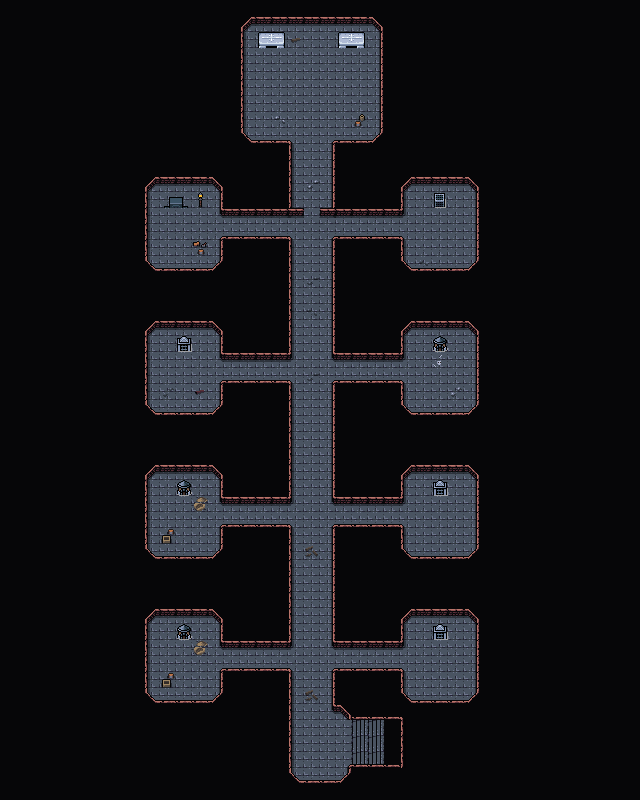

This game map was drawn from its Tiled (.tmx) file and the tilesets committed beside it. A one-line description and the trimmed map source follow:
An orthogonal 40x50 tile map with 16x16 px tiles, 3 tile layers (Background, Walls, Clutter), 2 tilesets and 33 objects (8x dialog).

<map version="1.10" tiledversion="1.10.1" orientation="orthogonal" renderorder="right-down" width="40" height="50" tilewidth="16" tileheight="16" infinite="0" nextlayerid="7" nextobjectid="82">
 <editorsettings>
  <export target="wastetown..tmx" format="tmx" />
 </editorsettings>
 <tileset firstgid="1" source="../../../../common/maps/tileset/main.tsx" />
 <tileset firstgid="10113" source="../../../../common/maps/tileset/buildings.tsx" />
 <layer id="1" name="Background" width="40" height="50">
  <data>[2000 cells, 1762 non-empty, 3 distinct tile ids]</data>
 </layer>
 <layer id="2" name="Walls" width="40" height="50">
  <data>[2000 cells, 1859 non-empty, 17 distinct tile ids]</data>
 </layer>
 <layer id="3" name="Clutter" width="40" height="50">
  <properties>
   <property name="spriteLayer" type="bool" value="true" />
  </properties>
  <data>[2000 cells, 54 non-empty, 30 distinct tile ids]</data>
 </layer>
 <objectgroup id="4" name="Objects">
  <object id="38" template="../../../../common/maps/obj/entry_up.tx" x="351.97" y="765.697" width="47.6667" height="46.6667">
   <properties>
    <property name="direction" value="right" />
    <property name="teleport" value="../RioEdited/maps/map/graveyard_crypt/graveyard_5.tmx" />
   </properties>
  </object>
  <object id="47" template="../../../../common/maps/obj/gold.tx" x="149.333" y="224.667" />
  <object id="48" template="../../obj/treasure.tx" x="457" y="234" />
  <object id="49" template="../../../../common/maps/obj/gold.tx" x="458.5" y="521" />
  <object id="50" template="../../../../common/maps/obj/enemy.tx" x="207.069" y="231.808">
   <properties>
    <property name="enemy" value="Master Black Wizard" />
    <property name="threatRange" type="int" value="40" />
   </properties>
  </object>
  <object id="51" template="../../../../common/maps/obj/enemy.tx" x="406.833" y="232.834">
   <properties>
    <property name="enemy" value="Geist" />
    <property name="threatRange" type="int" value="40" />
   </properties>
  </object>
  <object id="52" template="../../../../common/maps/obj/enemy.tx" x="404.667" y="520.667">
   <properties>
    <property name="enemy" value="Ghost" />
    <property name="threatRange" type="int" value="40" />
   </properties>
  </object>
  <object id="53" template="../../../../common/maps/obj/enemy.tx" x="306.083" y="85.9167">
   <properties>
    <property name="enemy" value="Ancient Vampire" />
    <property name="threatRange" type="int" value="30" />
   </properties>
  </object>
  <object id="54" template="../../../../common/maps/obj/enemy.tx" x="401.666" y="379.333">
   <properties>
    <property name="enemy" value="Ghoul" />
    <property name="threatRange" type="int" value="40" />
   </properties>
  </object>
  <object id="55" template="../../../../common/maps/obj/enemy.tx" x="210.667" y="378">
   <properties>
    <property name="enemy" value="Vampire" />
    <property name="threatRange" type="int" value="40" />
   </properties>
  </object>
  <object id="56" template="../../../../common/maps/obj/enemy.tx" x="205.333" y="521.333">
   <properties>
    <property name="enemy" value="Lich" />
    <property name="threatRange" type="int" value="40" />
   </properties>
  </object>
  <object id="57" template="../../../../common/maps/obj/enemy.tx" x="414.333" y="664">
   <properties>
    <property name="enemy" value="Flesh Abomination" />
    <property name="threatRange" type="int" value="40" />
   </properties>
  </object>
  <object id="58" template="../../../../common/maps/obj/enemy.tx" x="179.667" y="663">
   <properties>
    <property name="enemy" value="Necrogoyf" />
    <property name="threatRange" type="int" value="40" />
   </properties>
  </object>
  <object id="59" name="switch" type="dialog" gid="4426" x="434.333" y="484.333" width="16" height="16">
   <properties>
    <property name="dialog">[
  { 
    "text":"A big switch is embedded into the wall. Or, was. It seems to have been melted, which would have required enormous heat.",
    "loctext": "adv.graveyard_crypt_crypt_5.59.d.n0.text", 
    "options":[ 
	{ "name":"Leave", "locname": "adv.shared.leave" } 	
	] 
	} 
]</property>
   </properties>
  </object>
  <object id="60" name="switch" type="dialog" gid="4426" x="434.333" y="338.667" width="16" height="16">
   <properties>
    <property name="dialog">[
  { 
    "text":"A big switch is embedded into the wall. Or, was. It seems to have been melted, which would have required enormous heat.",
    "loctext": "adv.graveyard_crypt_crypt_5.60.d.n0.text", 
    "options":[ 
	{ "name":"Leave", "locname": "adv.shared.leave" } 	
	] 
	} 
]</property>
   </properties>
  </object>
  <object id="62" name="switch" type="dialog" gid="4426" x="161" y="482.333" width="16" height="16">
   <properties>
    <property name="dialog">[
  {
    "text": "A big switch is embedded into the wall.",
    "loctext": "adv.graveyard_crypt_crypt_5.62.d.n0.text",
    "options": [
      {
        "text": "You hear some loud sounds coming from the north.",
        "loctext": "adv.graveyard_crypt_crypt_5.62.d.n1.text",
        "name": "Flip the switch",
        "locname": "adv.graveyard_crypt_crypt_5.62.d.n2.name",
        "options": [
          {
            "action": [ { "deleteMapObject": 65 } ],
            "name": "Continue",
            "locname": "adv.shared.continue"
          }
        ]
      },
      { "name": "Leave", "locname": "adv.shared.leave" }
    ]
  }
]</property>
   </properties>
  </object>
  <object id="63" name="switch" type="dialog" gid="4426" x="160.333" y="626.667" width="16" height="16">
   <properties>
    <property name="dialog">[
  { 
    "text":"A big switch is embedded into the wall. Or, was. It seems to have been melted, which would have required enormous heat.",
    "loctext": "adv.graveyard_crypt_crypt_5.63.d.n0.text", 
    "options":[ 
	{ "name":"Leave", "locname": "adv.shared.leave" } 	
	] 
	} 
]</property>
   </properties>
  </object>
  <object id="64" name="switch" type="dialog" gid="4426" x="448.667" y="627" width="16" height="16">
   <properties>
    <property name="dialog">[
  { 
    "text":"A big switch is embedded into the wall. Or, was. It seems to have been melted, which would have required enormous heat.",
    "loctext": "adv.graveyard_crypt_crypt_5.64.d.n0.text", 
    "options":[ 
	{ "name":"Leave", "locname": "adv.shared.leave" } 	
	] 
	} 
]</property>
   </properties>
  </object>
  <object id="65" template="../../../../common/maps/obj/gate.tx" x="304.333" y="226">
   <properties>
    <property name="dialog">[
  {
    "text":"This gate appears to be locked in place by some mechanism, but you do not see any controls here.",
    "loctext": "adv.graveyard_crypt_crypt_5.65.d.n0.text",
    "options":[ { "name":"Time to find them!", "locname": "adv.graveyard_crypt_crypt_5.65.d.n1.name" } ]
  }
]</property>
   </properties>
  </object>
  <object id="66" name="switch" type="dialog" gid="4426" x="430.667" y="194" width="16" height="16">
   <properties>
    <property name="dialog">[
  { 
    "text":"A big switch is embedded into the wall. Or, was. It seems to have been melted, which would have required enormous heat.",
    "loctext": "adv.graveyard_crypt_crypt_5.66.d.n0.text", 
    "options":[ 
	{ "name":"Leave", "locname": "adv.shared.leave" } 	
	] 
	} 
]</property>
   </properties>
  </object>
  <object id="67" name="switch" type="dialog" gid="4426" x="173.667" y="194" width="16" height="16">
   <properties>
    <property name="dialog">[
  { 
    "text":"A big switch is embedded into the wall. Or, was. It seems to have been melted, which would have required enormous heat.",
    "loctext": "adv.graveyard_crypt_crypt_5.67.d.n0.text", 
    "options":[ 
	{ "name":"Leave", "locname": "adv.shared.leave" } 	
	] 
	} 
]</property>
   </properties>
  </object>
  <object id="68" template="../../../../common/maps/obj/manashards.tx" x="456" y="401.667" />
  </objectgroup>
</map>
<!-- 11 of 33 objects omitted -->
